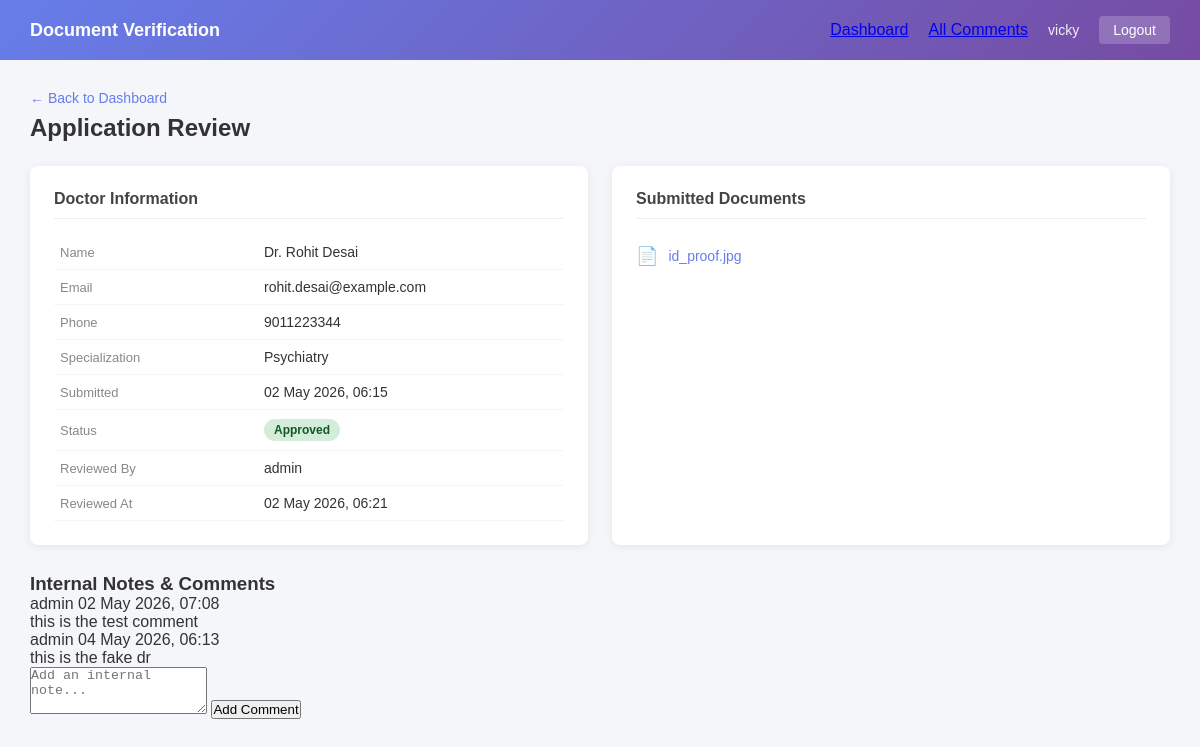
The app's page /application/3/ (signed in) with its own data.
### doc_review/models.py (models this page shows, shortened)
class DoctorApplication(models.Model):
    STATUS_PENDING = 'pending'
    STATUS_APPROVED = 'approved'
    STATUS_REJECTED = 'rejected'
    STATUS_CHOICES = [
        (STATUS_PENDING, 'Pending'),
        (STATUS_APPROVED, 'Approved'),
        (STATUS_REJECTED, 'Rejected'),
    ]
    full_name = models.CharField(max_length=200)
    email = models.EmailField()
    phone = models.CharField(max_length=20)
    specialization = models.CharField(max_length=200)
    doc_folder = models.CharField(max_length=500)
    status = models.CharField(max_length=20, choices=STATUS_CHOICES, default=STATUS_PENDING)
    rejection_reason = models.TextField(blank=True, default='')
    reviewed_by = models.ForeignKey(
        User, null=True, blank=True,
        on_delete=models.SET_NULL,
        related_name='reviewed_applications'
    )
    reviewed_at = models.DateTimeField(null=True, blank=True)
    submitted_at = models.DateTimeField(auto_now_add=True)

class Comment(models.Model):
    application = models.ForeignKey(DoctorApplication, on_delete=models.CASCADE, related_name='comments')
    author = models.ForeignKey(User, on_delete=models.CASCADE, related_name='comments')
    text = models.TextField()
    created_at = models.DateTimeField(auto_now_add=True)

### doc_review/views.py (the view, shortened to what this page needs)
# urls.py: path('application/<int:pk>/', views.application_detail, name='application_detail'),
@login_required
def application_detail(request, pk):
    application = get_object_or_404(DoctorApplication, pk=pk)
    folder_path = os.path.join(settings.MEDIA_ROOT, application.doc_folder)
    doc_files = []
    if os.path.isdir(folder_path):
        for filename in os.listdir(folder_path):
            doc_files.append({
                'name': filename,
                'url': f"{settings.MEDIA_URL}{application.doc_folder}/{filename}",
            })
    comments = application.comments.select_related('author').order_by('created_at')
    return render(request, 'doc_review/application_detail.html', {
        'application': application,
        'doc_files': doc_files,
        'comments': comments,
    })

### templates/doc_review/application_detail.html (shortened to what this page needs)
{% extends 'doc_review/base.html' %}
{% block content %}
<div class="page-header">
    <a href="{% url 'dashboard' %}" class="back-link">&larr; Back to Dashboard</a>
    <h2>Application Review</h2>
</div>
<div class="detail-grid">
    <div class="detail-card">
        <h3>Doctor Information</h3>
        <table class="info-table">
            <tr><td>Name</td><td>{{ application.full_name }}</td></tr>
            <tr><td>Email</td><td>{{ application.email }}</td></tr>
            <tr><td>Phone</td><td>{{ application.phone }}</td></tr>
            <tr><td>Specialization</td><td>{{ application.specialization }}</td></tr>
            <tr><td>Submitted</td><td>{{ application.submitted_at|date:"d M Y, H:i" }}</td></tr>
            <tr>
                <td>Status</td>
                <td><span class="badge badge-{{ application.status }}">{{ application.get_status_display }}</span></td>
            </tr>
            {% if application.reviewed_by %}
            <tr><td>Reviewed By</td><td>{{ application.reviewed_by.username }}</td></tr>
            <tr><td>Reviewed At</td><td>{{ application.reviewed_at|date:"d M Y, H:i" }}</td></tr>
            {% endif %}
        </table>
    </div>
    <div class="detail-card">
        <h3>Submitted Documents</h3>
        {% if doc_files %}
        <ul class="doc-list">
            {% for doc in doc_files %}
            <li class="doc-item">
                <span class="doc-icon">&#128196;</span>
                <a href="{{ doc.url }}" target="_blank" class="doc-link">{{ doc.name }}</a>
            </li>
            {% endfor %}
        </ul>
        {% else %}
        <p class="no-docs">No documents found in storage folder.</p>
        {% endif %}
    </div>
</div>
<div class="comments-section">
    <h3>Internal Notes &amp; Comments</h3>
    {% if comments %}
        <div class="comment-thread">
            {% for comment in comments %}
            <div class="comment-item">
                <div class="comment-header">
                    <span class="comment-author">{{ comment.author.username }}</span>
                    <span class="comment-time">{{ comment.created_at|date:"d M Y, H:i" }}</span>
                </div>
                <div class="comment-body">{{ comment.text }}</div>
            </div>
            {% endfor %}
        </div>
    {% else %}
        <p class="no-comments">No comments yet.</p>
    {% endif %}
    <form method="POST" action="" class="comment-form">
        <textarea name="comment_text" rows="3" placeholder="Add an internal note..."></textarea>
        <button type="submit" class="btn-comment">Add Comment</button>
    </form>
</div>
{% endblock %}

### templates/doc_review/base.html (shortened to what this page needs)
{% load static %}
<!DOCTYPE html>
<html lang="en">
<head>
    <link rel="stylesheet" href="{% static 'doc_review/style.css' %}">
</head>
<body>
    <nav class="navbar">
        <div class="nav-brand">Document Verification</div>
        <div class="nav-links">
            <a href="{% url 'dashboard' %}" class="nav-link">Dashboard</a>
            <a href="{% url 'all_comments' %}" class="nav-link">All Comments</a>
            <span class="nav-user">{{ request.user.username }}</span>
            <a href="{% url 'logout' %}" class="nav-logout">Logout</a>
        </div>
    </nav>
    <div class="main-content">
        {% block content %}{% endblock %}
    </div>
</body>
</html>

### static/doc_review/style.css (style rules this page uses)
* { margin: 0; padding: 0; box-sizing: border-box; }
body { font-family: Arial, Helvetica, sans-serif; background: #f4f6f9; color: #333; }
.navbar { background: linear-gradient(135deg, #667eea 0%, #764ba2 100%); color: white; padding: 0 30px; height: 60px; display: flex; align-items: center; justify-content: space-between; }
.nav-brand { font-size: 18px; font-weight: bold; }
.nav-links { display: flex; align-items: center; gap: 20px; }
.nav-user { font-size: 14px; opacity: 0.9; }
.nav-logout { color: white; text-decoration: none; font-size: 14px; background: rgba(255,255,255,0.2); padding: 6px 14px; border-radius: 4px; }
.main-content { padding: 30px; max-width: 1200px; margin: 0 auto; }
.page-header { margin-bottom: 24px; }
.page-header h2 { font-size: 24px; color: #333; }
.back-link { font-size: 14px; color: #667eea; text-decoration: none; display: block; margin-bottom: 8px; }
.badge { display: inline-block; padding: 4px 10px; border-radius: 12px; font-size: 12px; font-weight: bold; }
.badge-approved { background: #d4edda; color: #155724; }
.detail-grid { display: grid; grid-template-columns: 1fr 1fr; gap: 24px; margin-bottom: 28px; }
.detail-card { background: white; border-radius: 8px; padding: 24px; box-shadow: 0 2px 8px rgba(0,0,0,0.07); }
.detail-card h3 { font-size: 16px; margin-bottom: 16px; color: #444; border-bottom: 1px solid #eee; padding-bottom: 10px; }
.info-table { width: 100%; border-collapse: collapse; }
.info-table td { padding: 9px 6px; font-size: 14px; border-bottom: 1px solid #f5f5f5; }
.info-table td:first-child { color: #888; width: 40%; font-size: 13px; }
.doc-list { list-style: none; }
.doc-item { padding: 10px 0; border-bottom: 1px solid #f5f5f5; display: flex; align-items: center; gap: 10px; }
.doc-item:last-child { border-bottom: none; }
.doc-icon { font-size: 18px; }
.doc-link { color: #667eea; text-decoration: none; font-size: 14px; }

### records on screen
DoctorApplication: full_name "Dr. Rohit Desai", email "rohit.desai@example.com", phone "9011223344", specialization "Psychiatry", submitted_at "02 May 2026, 06:15", status "Approved", reviewed_by.username "admin", reviewed_at "02 May 2026, 06:21"
Comment: author.username "admin", created_at "02 May 2026, 07:08", text "this is the test comment"
Comment: author.username "admin", created_at "04 May 2026, 06:13", text "this is the fake dr"

### other values on screen
{{ request.user.username }} "vicky"
{{ doc.name }} "id_proof.jpg"
